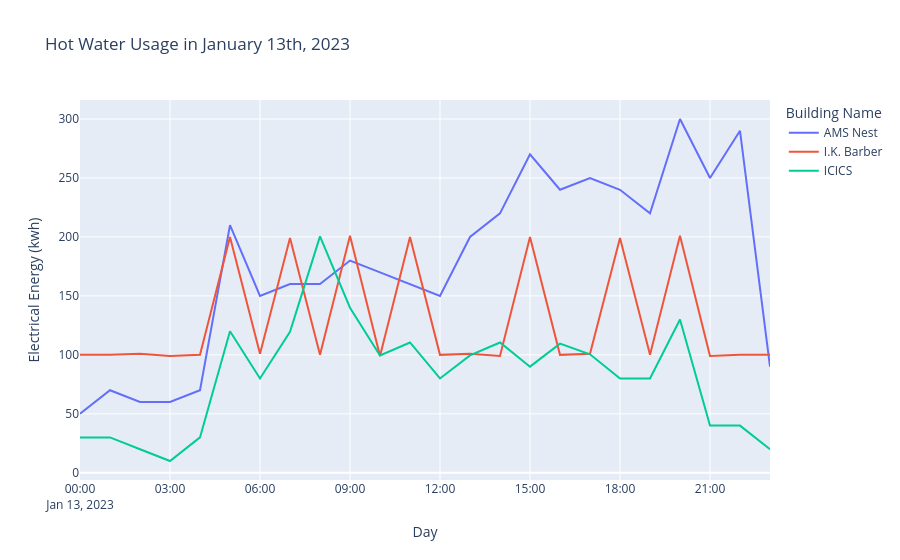

The notebook cell saved with this chart:
### Code cell
fig_06 = px.line(daily_elec_usage, 
        x='ts', 
        y='hot_water_energy',
        color='building',
        markers=False,
        title = "Hot Water Usage in January 13th, 2023 ",
        labels=dict(ts = "Day", 
                    hot_water_energy = "Electrical Energy (kwh)",
                    building = "Building Name"))

fig_06.show()
